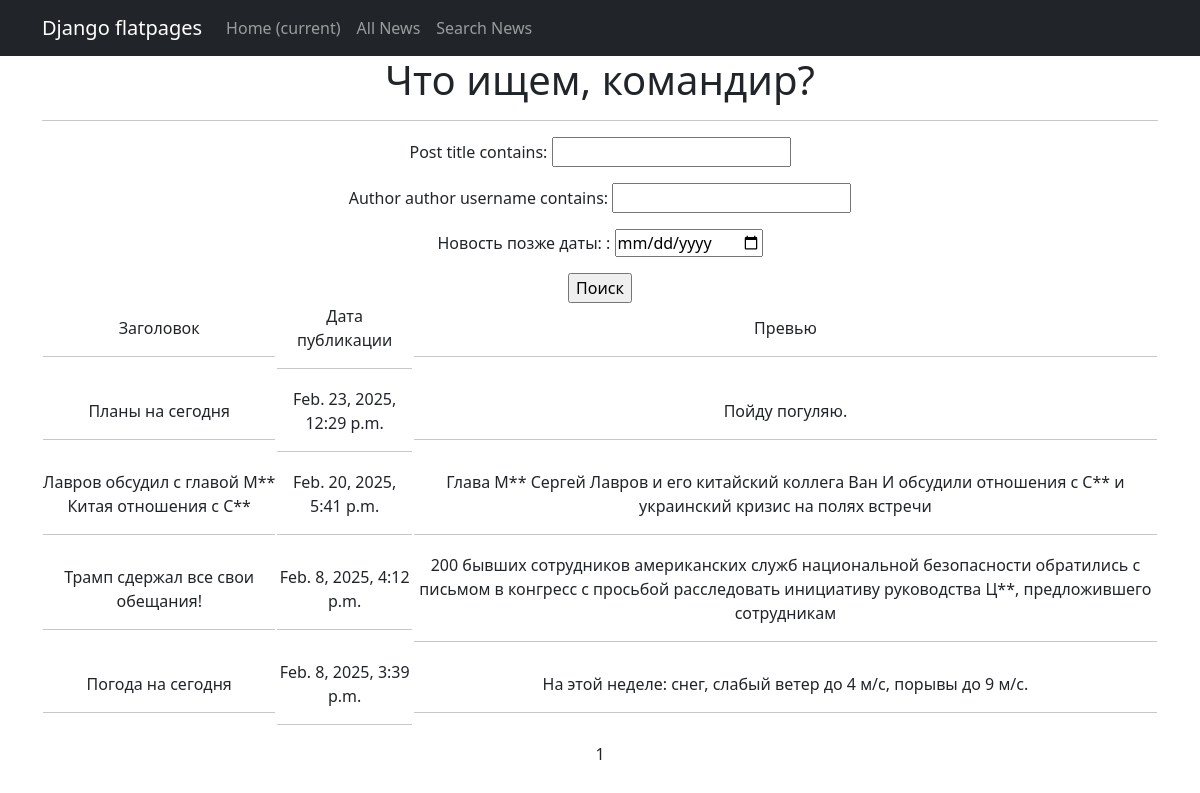
The app's page /news/search/ with its own data.
### news/models.py (models this page shows, shortened)
class Post(models.Model):
    article = 'ARTC'
    news = 'NEWS'
    POSITIONS = [
        (article, 'Статья'),
        (news, 'Новости')
    ]
    post_title = models.CharField(max_length=255, unique=True)
    post_body = models.TextField()
    post_rating = models.IntegerField(default=0)
    post_content = models.CharField(max_length=4,
                                    choices=POSITIONS)
    post_creation_datetime = models.DateTimeField(auto_now_add=True)
    author = models.ForeignKey('Author', on_delete=models.CASCADE)
    categories = models.ManyToManyField(Category, through='PostCategory')

### news/views.py (the view)
# urls.py: path('search/', NewsSearch.as_view(), name='news_search'),
class NewsSearch(NewsList):
    context_object_name = 'news_search'
    template_name = 'news_search.html'
    def get_queryset(self):
        queryset = super().get_queryset()
        self.filterset = NewsFilter(self.request.GET, queryset)
        return self.filterset.qs
    def get_context_data(self, **kwargs):
        context = super().get_context_data()
        context['filterset'] = self.filterset
        return context

### news/templatetags/custom_filters.py (called while the page is built)
@register.filter()
def censor(text):
    try:
        if isinstance(text, str) is False:
            raise TypeError
    except TypeError:
        print("Неверный тип данных. Нужен str.")
    else:
        _text = re.findall(r"[\w+]+|[.,!?;:«»/]", text)
        for k, word in enumerate(_text):
            if all([word[1:].islower() is False,
                    word.isdigit() is False]):
                _text[k] = word[0:1] + censor_sign * (len(word) - 1)
            else:
                continue
        formated_text = re.sub(r" ([.,!?;:»/])", r"\1", " ".join(_text))
        formated_text = re.sub(r"([«/]) ", r"\1", formated_text)
        return formated_text

### templates/news_search.html (shortened to what this page needs)
{% extends 'flatpages/default.html' %}
{% load custom_filters %}
{% load custom_tags %}
{% block content %}
<h1>Что ищем, командир?</h1>
<hr>
<form action="" method="get">
    {{ filterset.form.as_p }}
    <input type="submit" value="Поиск"/>
</form>
{% if news_search %}
    <table>
        <tr>
            <td>Заголовок<hr></td>
            <td>Дата публикации<hr></td>
            <td>Превью<hr></td>
        </tr>
        {% for new in news_search %}
            <tr>
                <td>{{ new.post_title|censor }}<hr></td>
                <td>{{ new.post_creation_datetime }}<hr></td>
                <td>{{ new.post_body|truncatewords:20|censor }}<hr></td>
            </tr>
        {% endfor %}
    </table>
{% else %}
    <hr>
    Такой новости нет.
{% endif%}
{% if news_search %}
    {{ page_obj.number }}
{% endif %}
{% endblock content %}

### records on screen
Post: post_title|censor "Планы на сегодня", post_creation_datetime "Feb. 23, 2025, 12:29 p.m.", post_body|censor "Пойду погуляю."
Post: post_title|censor "Лавров обсудил с главой М** Китая отношения с С**", post_creation_datetime "Feb. 20, 2025, 5:41 p.m.", post_body|censor "Глава М** Сергей Лавров и его китайский коллега Ван И обсудили отношения с С** и украинский кризис на полях встречи"
Post: post_title|censor "Трамп сдержал все свои обещания!", post_creation_datetime "Feb. 8, 2025, 4:12 p.m.", post_body|censor "200 бывших сотрудников американских служб национальной безопасности обратились с письмом в конгресс с просьбой расследовать инициативу руководства Ц**, предложившего сотрудникам"
Post: post_title|censor "Погода на сегодня", post_creation_datetime "Feb. 8, 2025, 3:39 p.m.", post_body|censor "На этой неделе: снег, слабый ветер до 4 м/с, порывы до 9 м/с."

### other values on screen
{{ page_obj.number }} "1"
